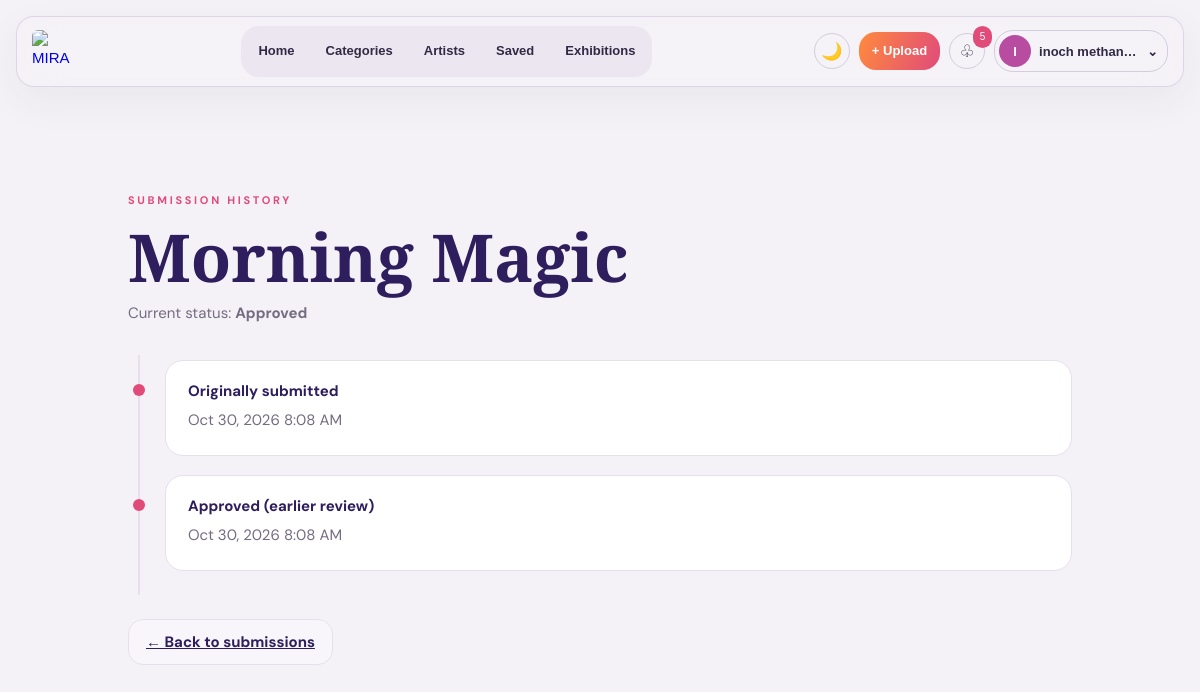
/submission-history.php?id=20 (signed in), run on the app's committed database.
### tables this page shows
CREATE TABLE `artworks` (
  `artwork_id` int(11) NOT NULL,
  `user_id` int(11) NOT NULL,
  `category_id` int(11) NOT NULL,
  `title` varchar(200) NOT NULL,
  `description` text DEFAULT NULL,
  `status` varchar(100) DEFAULT 'pending',
  `is_featured` tinyint(1) DEFAULT 0,
  `created_at` timestamp NOT NULL DEFAULT current_timestamp(),
  `rejection_reason` text DEFAULT NULL,
  `reviewed_at` timestamp NULL DEFAULT NULL,
  `reviewed_by` int(11) DEFAULT NULL,
  `featured_order` int(11) DEFAULT NULL
);

### artwork-common.php (called while the page is built, shortened)
<?php
function artworkEscape($v): string { return htmlspecialchars((string)$v, ENT_QUOTES | ENT_SUBSTITUTE, 'UTF-8'); }

### submission-history.php (the view, shortened to what this page needs)
<?php
require __DIR__.'/db.php';require __DIR__.'/artwork-common.php';$uid=(int)$_SESSION['user_id'];$id=filter_var($_GET['id']??null,FILTER_VALIDATE_INT);
$s=$conn->prepare('SELECT title,status,created_at,reviewed_at,rejection_reason FROM artworks WHERE artwork_id=? AND user_id=?');$s->bind_param('ii',$id,$uid);$s->execute();$art=$s->get_result()->fetch_assoc();$s->close();if(!$art){http_response_code(404);exit('Artwork not found');}
$s=$conn->prepare('SELECT action,details,created_at FROM artwork_status_history WHERE artwork_id=? ORDER BY created_at DESC, history_id DESC');$s->bind_param('i',$id);$s->execute();$events=$s->get_result()->fetch_all(MYSQLI_ASSOC);$s->close();
?><!doctype html><html lang="en"><head><link rel="stylesheet" href="artwork-workflow.css"><link rel="stylesheet" href="submission-tracking.css"><link rel="stylesheet" href="mira-student-nav.css?v=2"><link rel="stylesheet" href="mira-design-system.css?v=1">
</head><body class="mira-workflow"><?php require __DIR__.'/mira-student-nav.php'; ?><main class="workflow-wrap"><div class="workflow-heading"><p class="overline">SUBMISSION HISTORY</p><h1><?= artworkEscape($art['title']) ?></h1><p>Current status: <strong><?= artworkEscape(ucfirst($art['status'])) ?></strong></p></div><section class="tracking-timeline"><article class="tracking-event"><b>Originally submitted</b><p><?= artworkEscape(date('M j, Y g:i A',strtotime($art['created_at']))) ?></p></article><?php if(!$events && $art['reviewed_at']): ?><article class="tracking-event"><b><?= artworkEscape(ucfirst($art['status'])) ?> (earlier review)</b><p><?= artworkEscape(date('M j, Y g:i A',strtotime($art['reviewed_at']))) ?></p></article><?php endif; ?></section><p><a class="outline-btn" href="my-artworks.php">← Back to submissions</a></p></main></body></html>

### artwork-workflow.css (style rules this page uses)
:root { --wf-bg:#f5f2f7;--wf-card:#fff;--wf-text:#2e1e5d;--wf-muted:#756c81;--wf-border:#e7deef;--wf-tint:#f8f5fb;--wf-shadow:0 16px 40px rgba(46,30,93,.08) }
body.mira-workflow { margin:0;background:var(--wf-bg);color:var(--wf-text);font:15px/1.6 'DM Sans',sans-serif;min-height:100vh }
.mira-workflow *, .admin-page .review-grid *, .admin-page .filter-pills * { box-sizing:border-box }
.workflow-wrap { max-width:1000px;margin:auto;padding:26px 28px 75px }
.workflow-heading { margin:55px 0 30px }
.workflow-heading h1 { font:700 clamp(39px,6vw,66px)/1.1 'Cormorant Garamond',serif;margin:8px 0;color:var(--wf-text) }
.workflow-heading>p:last-child { color:var(--wf-muted);margin:8px 0 }
.overline { color:#e04b7a;font-size:11px;font-weight:700;letter-spacing:2.7px }
.outline-btn { background:var(--wf-tint);border:1px solid var(--wf-border);border-radius:15px;padding:12px 17px;color:var(--wf-text);cursor:pointer;font-weight:700 }

### submission-tracking.css (style rules this page uses)
.tracking-timeline { border-left:2px solid var(--wf-border);margin:20px 0 35px 10px;padding:5px 0 5px 25px }
.tracking-event { position:relative;background:var(--wf-card);border:1px solid var(--wf-border);padding:18px 22px;border-radius:18px;margin:0 0 19px }
.tracking-event:before { content:'';position:absolute;left:-33px;top:23px;width:12px;height:12px;border-radius:50%;background:#e04b7a }
.tracking-event p { color:var(--wf-muted);margin:5px 0;overflow-wrap:anywhere }

### mira-design-system.css (style rules this page uses)
:root { --design-bg:#f7f5f8;--design-card:#fff;--design-ink:#302741;--design-muted:#746a80;--design-border:#e9e2ed;--design-purple:#7352ae;--design-shadow:0 14px 42px rgba(38,28,59,.055) }
:where(a,button,input,select,textarea):focus-visible { outline:3px solid #9c72d4!important;outline-offset:3px }

### data on the page
artworks: title "Morning Magic", status "Approved", created_at "Oct 30, 2026 8:08 AM", reviewed_at "Oct 30, 2026 8:08 AM"

### other printed values
$navUnread "5"
substr($navName, 0, 1) "I"
$navName "inoch methan…"
